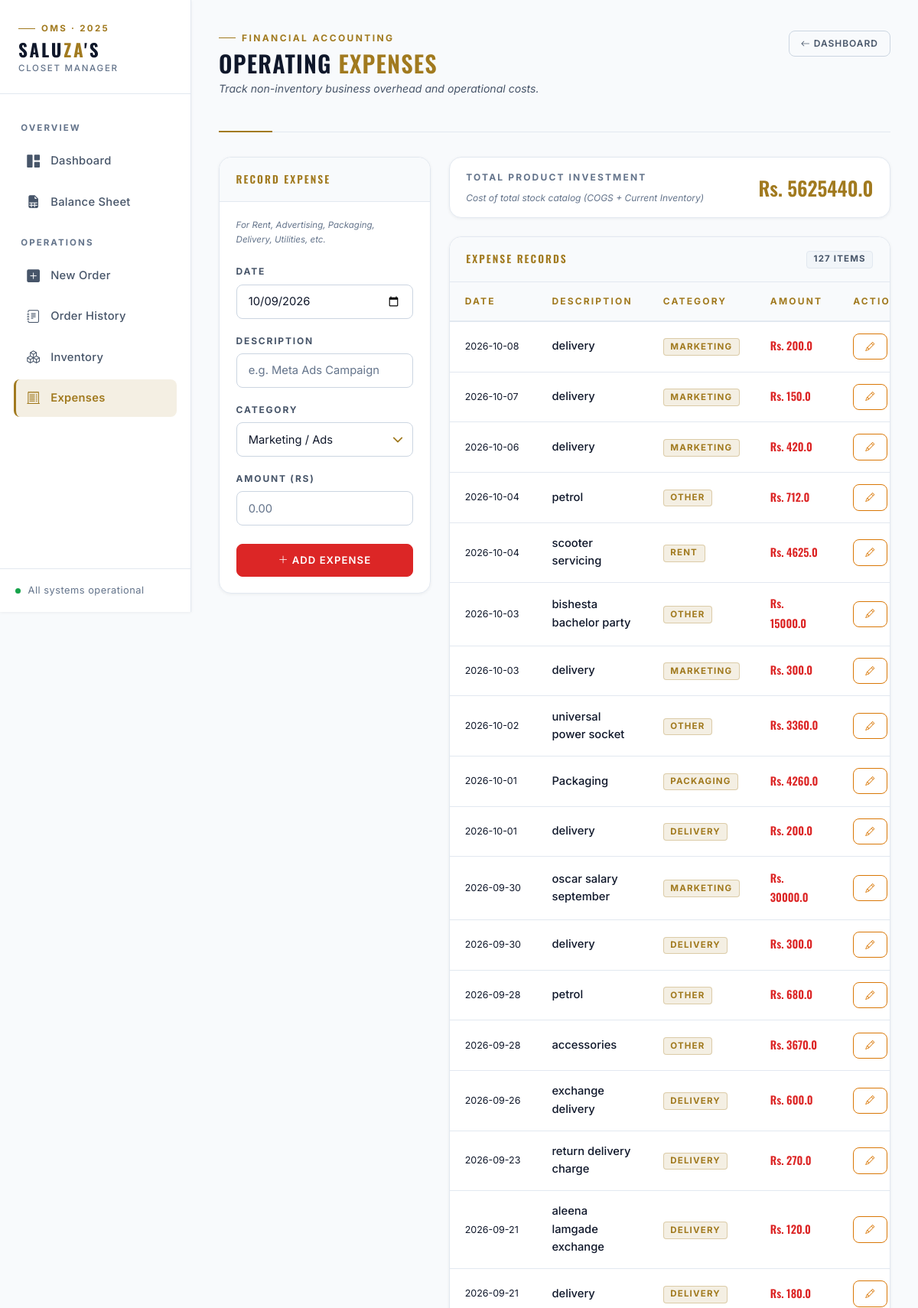
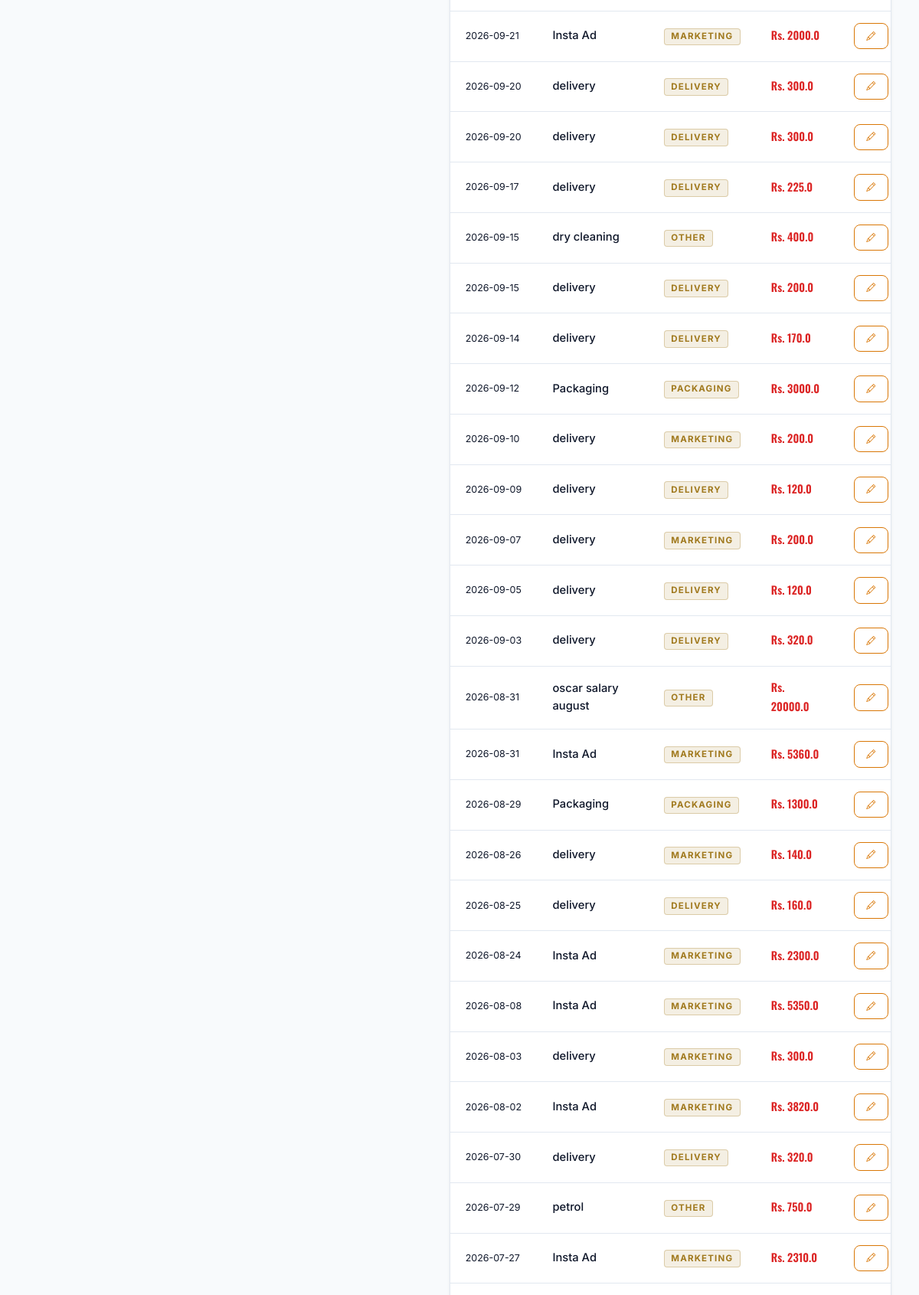
/expenses (upper part), run on the app's committed database (2 pictures, top to bottom).
### app.py (models this page shows)
class Expense(db.Model):
    id = db.Column(db.Integer, primary_key=True)
    description = db.Column(db.String(100), nullable=False)
    category = db.Column(db.String(50), nullable=False) # e.g. Rent, Marketing, Packaging
    amount = db.Column(db.Float, nullable=False)
    date = db.Column(db.DateTime, default=datetime.utcnow)

### app.py (the view, shortened to what this page needs)
@app.route('/expenses', methods=['GET', 'POST'])
def expenses():
    all_expenses = Expense.query.order_by(Expense.date.desc()).all()
    inventory_value = 0
    products = Product.query.all()
    for p in products:
        inventory_value += (p.stock * p.cost_price)
    sold_cost = 0
    order_items = OrderItem.query.all()
    for item in order_items:
        product = Product.query.get(item.product_id)
        if product:
            sold_cost += (item.quantity * product.cost_price)
    total_product_expense = inventory_value + sold_cost
    today_date = datetime.now().strftime('%Y-%m-%d')
    return render_template('expenses.html',
                           expenses=all_expenses,
                           product_expense=total_product_expense,
                           today_date=today_date)

### templates/expenses.html (shortened to what this page needs)
{% extends "layout.html" %}
{% block content %}
<div class="page-header">
    <div>
        <div class="page-header-eyebrow">
            <div class="page-header-eyebrow-line"></div>
            <span class="page-header-eyebrow-text">Financial Accounting</span>
        </div>
        <h1>Operating <span class="gold">Expenses</span></h1>
        <p class="page-header-sub">Track non-inventory business overhead and operational costs.</p>
    </div>
    <a href="/" class="btn btn-outline-secondary btn-sm">
        <i class="bi bi-arrow-left me-1"></i>Dashboard
    </a>
</div>
<div class="row g-4">
    <div class="col-md-4">
        <div class="card" style="position: sticky; top: 1.5rem;">
            <div class="card-header">Record Expense</div>
            <div class="card-body">
                <p style="font-size: 0.72rem; color: var(--text-tertiary); font-style: italic; margin-bottom: 1.25rem;">
                    For Rent, Advertising, Packaging, Delivery, Utilities, etc.
                </p>
                <form method="POST">
                    <div class="mb-3">
                        <label class="form-label">Date</label>
                        <input type="date" name="date" class="form-control" value="{{ today_date }}" required>
                    </div>
                    <div class="mb-3">
                        <label class="form-label">Description</label>
                        <input type="text" name="description" class="form-control" placeholder="e.g. Meta Ads Campaign"
                            required>
                    </div>
                    <div class="mb-3">
                        <label class="form-label">Category</label>
                        <select name="category" class="form-select">
                            <option value="Marketing">Marketing / Ads</option>
                        </select>
                    </div>
                    <div class="mb-4">
                        <label class="form-label">Amount (Rs)</label>
                        <input type="number" name="amount" step="0.01" class="form-control" placeholder="0.00" required>
                    </div>
                    <button type="submit" class="btn btn-danger w-100">
                        <i class="bi bi-plus-lg me-1"></i>Add Expense
                    </button>
                </form>
            </div>
        </div>
    </div>
    <div class="col-md-8">
        <div class="card mb-4" style="background: var(--surface-2); border-color: var(--line-soft);">
            <div class="card-body d-flex justify-content-between align-items-center py-3">
                <div>
                    <div class="stat-label">Total Product Investment</div>
                    <div style="font-size: 0.75rem; color: var(--text-tertiary); font-style: italic;">Cost of total
                        stock catalog (COGS + Current Inventory)</div>
                </div>
                <div class="text-end">
                    <div
                        style="font-family: 'Oswald', sans-serif; font-size: 1.6rem; font-weight: 600; color: var(--gold);">
                        Rs. {{ product_expense }}</div>
                </div>
            </div>
        </div>
        <div class="card">
            <div class="card-header" style="justify-content: space-between;">
                <span>Expense Records</span>
                <span class="badge bg-secondary">{{ expenses | length }} items</span>
            </div>
            <div class="card-body p-0">
                <div class="table-responsive">
                    <table class="table table-hover mb-0 align-middle">
                        <thead>
                            <tr>
                                <th>Date</th>
                                <th>Description</th>
                                <th>Category</th>
                                <th>Amount</th>
                                <th>Action</th>
                            </tr>
                        </thead>
                        <tbody>
                            {% for exp in expenses %}
                            <tr>
                                <td style="color: var(--text-secondary); font-size: 0.78rem; white-space: nowrap;">
                                    {{ exp.date.strftime('%Y-%m-%d') if exp.date else '' }}
                                </td>
                                <td style="font-weight: 500;">{{ exp.description }}</td>
                                <td>
                                    <span class="badge bg-gold">{{ exp.category }}</span>
                                </td>
                                <td>
                                    <span
                                        style="font-family: 'Oswald', sans-serif; font-weight: 600; color: var(--danger); font-size: 0.9rem;">
                                        Rs. {{ exp.amount }}
                                    </span>
                                </td>
                                <td>
                                    <div class="d-flex gap-2 align-items-center">
                                        <button type="button" class="btn btn-sm btn-outline-warning edit-expense-btn" title="Edit Expense"
                                            data-id="{{ exp.id }}"
                                            data-desc="{{ exp.description | e }}"
                                            data-category="{{ exp.category | e }}"
                                            data-amount="{{ exp.amount }}"
                                            data-date="{{ exp.date.strftime('%Y-%m-%d') if exp.date else '' }}">
                                            <i class="bi bi-pencil"></i>
                                        </button>
                                    </div>
                                </td>
                            </tr>
                            {% endfor %}
                        </tbody>
                    </table>
                </div>
            </div>
        </div>
    </div>
</div>
{% endblock %}

### data on the page
Expense: date "2026-10-08", description "delivery", category "MARKETING", amount "200.0"
Expense: date "2026-10-07", description "delivery", category "MARKETING", amount "150.0"
Expense: date "2026-10-06", description "delivery", category "MARKETING", amount "420.0"
Expense: date "2026-10-04", description "petrol", category "OTHER", amount "712.0"
Expense: date "2026-10-04", description "scooter servicing", category "RENT", amount "4625.0"
Expense: date "2026-10-03", description "bishesta bachelor party", category "OTHER", amount "15000.0"
Expense: date "2026-10-03", description "delivery", category "MARKETING", amount "300.0"
Expense: date "2026-10-02", description "universal power socket", category "OTHER", amount "3360.0"
Expense: date "2026-10-01", description "Packaging", category "PACKAGING", amount "4260.0"
Expense: date "2026-10-01", description "delivery", category "DELIVERY", amount "200.0"
Expense: date "2026-09-30", description "oscar salary september", category "MARKETING", amount "30000.0"
Expense: date "2026-09-30", description "delivery", category "DELIVERY", amount "300.0"
Expense: date "2026-09-28", description "petrol", category "OTHER", amount "680.0"
Expense: date "2026-09-28", description "accessories", category "OTHER", amount "3670.0"
Expense: date "2026-09-26", description "exchange delivery", category "DELIVERY", amount "600.0"
Expense: date "2026-09-23", description "return delivery charge", category "DELIVERY", amount "270.0"
Expense: date "2026-09-21", description "aleena lamgade exchange", category "DELIVERY", amount "120.0"
Expense: date "2026-09-21", description "delivery", category "DELIVERY", amount "180.0"
Expense: date "2026-09-21", description "Insta Ad", category "MARKETING", amount "2000.0"
Expense: date "2026-09-20", description "delivery", category "DELIVERY", amount "300.0"
Expense: date "2026-09-20", description "delivery", category "DELIVERY", amount "300.0"
Expense: date "2026-09-17", description "delivery", category "DELIVERY", amount "225.0"
Expense: date "2026-09-15", description "dry cleaning", category "OTHER", amount "400.0"
Expense: date "2026-09-15", description "delivery", category "DELIVERY", amount "200.0"
Expense: date "2026-09-14", description "delivery", category "DELIVERY", amount "170.0"
Expense: date "2026-09-12", description "Packaging", category "PACKAGING", amount "3000.0"
Expense: date "2026-09-10", description "delivery", category "MARKETING", amount "200.0"
Expense: date "2026-09-09", description "delivery", category "DELIVERY", amount "120.0"
Expense: date "2026-09-07", description "delivery", category "MARKETING", amount "200.0"
Expense: date "2026-09-05", description "delivery", category "DELIVERY", amount "120.0"
Expense: date "2026-09-03", description "delivery", category "DELIVERY", amount "320.0"
Expense: date "2026-08-31", description "oscar salary august", category "OTHER", amount "20000.0"
Expense: date "2026-08-31", description "Insta Ad", category "MARKETING", amount "5360.0"
Expense: date "2026-08-29", description "Packaging", category "PACKAGING", amount "1300.0"
Expense: date "2026-08-26", description "delivery", category "MARKETING", amount "140.0"
Expense: date "2026-08-25", description "delivery", category "DELIVERY", amount "160.0"
Expense: date "2026-08-24", description "Insta Ad", category "MARKETING", amount "2300.0"
Expense: date "2026-08-08", description "Insta Ad", category "MARKETING", amount "5350.0"
Expense: date "2026-08-03", description "delivery", category "MARKETING", amount "300.0"
Expense: date "2026-08-02", description "Insta Ad", category "MARKETING", amount "3820.0"
Expense: date "2026-07-30", description "delivery", category "DELIVERY", amount "320.0"
Expense: date "2026-07-29", description "petrol", category "OTHER", amount "750.0"
Expense: date "2026-07-27", description "Insta Ad", category "MARKETING", amount "2310.0"

### other printed values
{{ product_expense }} "5625440.0"
{{ expenses | length }} "127"
